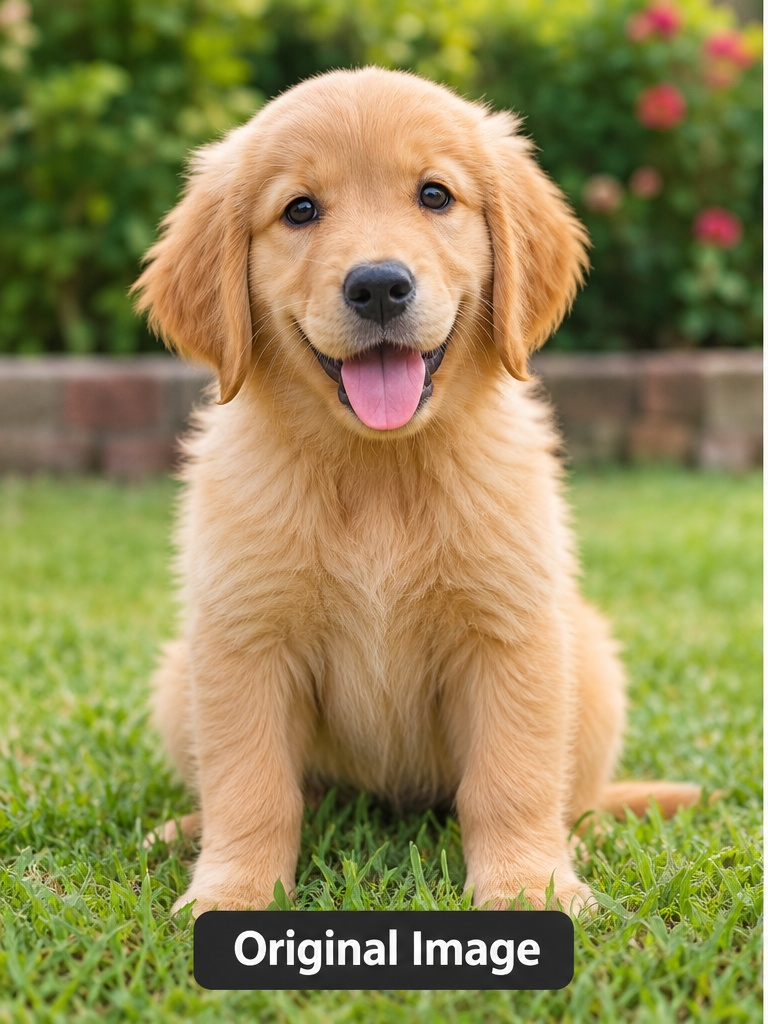
#> input picture Lab Experimets/Experiment 1/image.jpg, 768 x 1024 px, found by its file name
$ python experiment12.py
#> lines starting #> are read from the running program, lines starting #| are printed output that depends on the picture
import cv2

# Read the image
img = cv2.imread("image.jpg")
#> img is the input picture: shape (1024, 768, 3); mean B, G, R 83.9, 137.5, 146.4

if img is None:
    print("Error: Image not found!")
else:
    # Rotate the image 270 degrees clockwise
    rotated = cv2.rotate(img, cv2.ROTATE_90_COUNTERCLOCKWISE)
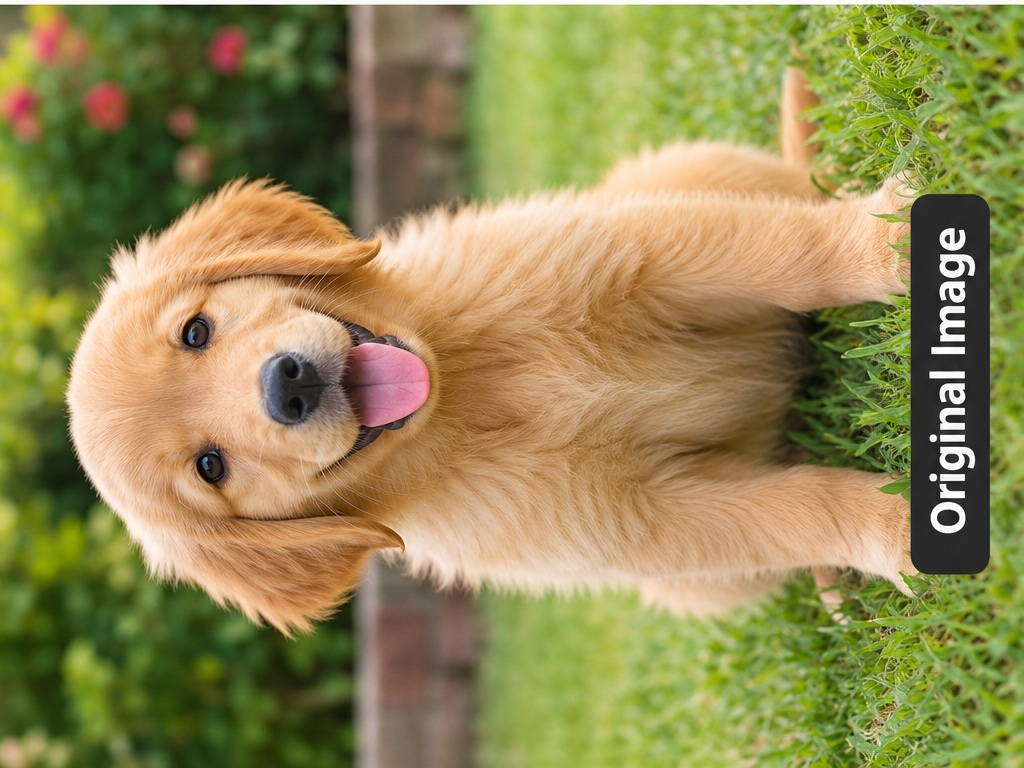
#> rotated: shape (768, 1024, 3); mean B, G, R 83.9, 137.5, 146.4

    # Display the original and rotated images
    cv2.imshow("Original Image", img)
    cv2.imshow("Rotated Image - 270 Degrees Clockwise", rotated)

    # Save the rotated image
    cv2.imwrite("rotated_270_image.jpg", rotated)

    print("Image rotated successfully!")

    cv2.waitKey(0)
    cv2.destroyAllWindows()
